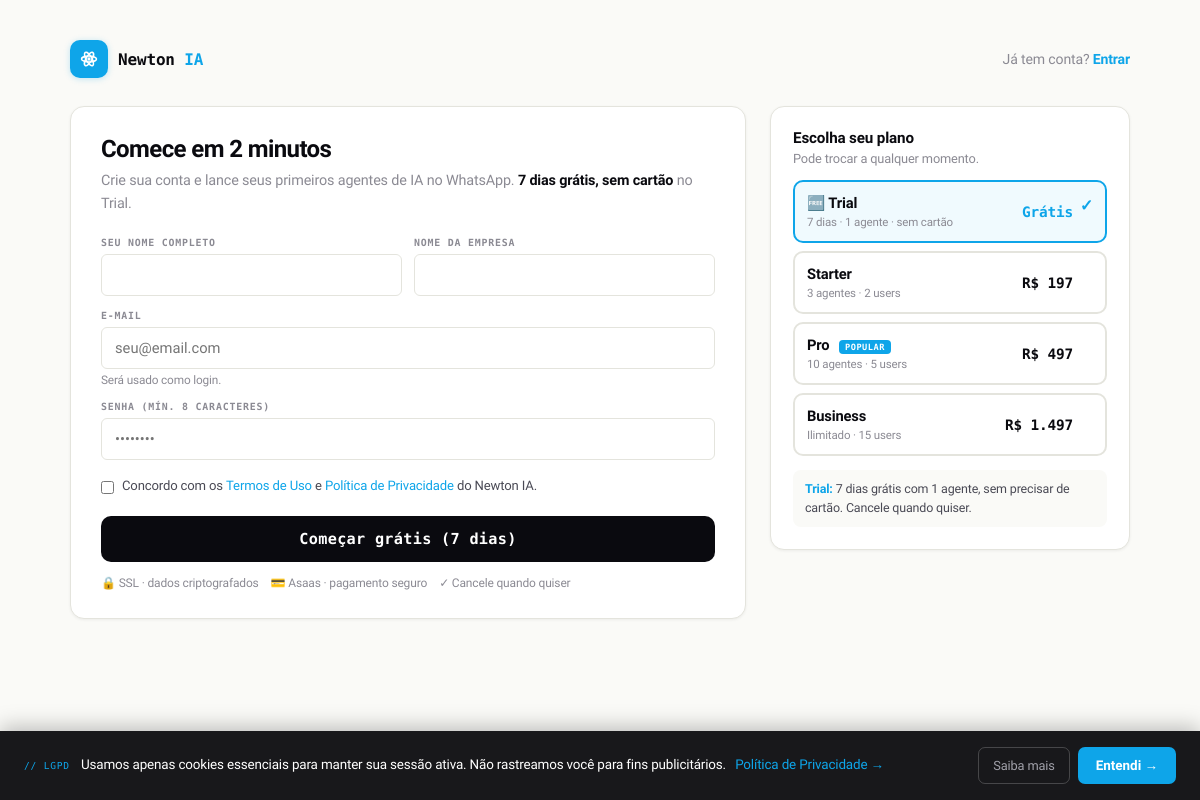
The app's page /signup.php with its own data.
### tables this page shows
CREATE TABLE IF NOT EXISTS plans (
    id INT AUTO_INCREMENT PRIMARY KEY,
    tier_code VARCHAR(20) NOT NULL DEFAULT '',
    code VARCHAR(60) NOT NULL DEFAULT '',
    name VARCHAR(80) NOT NULL DEFAULT '',
    price_cents INT NOT NULL DEFAULT 0,
    annual_price_cents INT DEFAULT 0,
    limit_dispatch_daily INT DEFAULT 0,
    limit_contacts INT DEFAULT 0,
    limit_extractor_monthly INT DEFAULT 0,
    limit_cnpj_monthly INT DEFAULT 0,
    users_limit INT DEFAULT 1,
    mail_self_limit INT DEFAULT 1,
    popular TINYINT DEFAULT 0,
    visible_public TINYINT DEFAULT 1,
    support_level VARCHAR(20) DEFAULT 'email',
    trial_days INT DEFAULT 0,
    features TEXT,
    active TINYINT DEFAULT 1,
    display_order INT DEFAULT 0,
    created_at TIMESTAMP DEFAULT CURRENT_TIMESTAMP,
    UNIQUE KEY uniq_tier (tier_code)
);

### core/plans.php (called while the page is built, shortened)
<?php
function newton_plans_init(): void
{
    static $done = false;
    if ($done) return;
    $done = true;
}
function newton_plans_list(bool $only_public = false): array
{
    $where = $only_public ? "WHERE visible_public = 1 AND active = 1 AND tier_code <> ''" : "WHERE tier_code <> ''";
    return db_all("SELECT * FROM plans $where ORDER BY display_order, id");
}
function newton_plan_by_code(string $tierCode): ?array
{
    return db_one("SELECT * FROM plans WHERE tier_code = ?", [$tierCode]);
}

### core/db.php (called while the page is built, shortened)
<?php
function db(): PDO {
    static $pdo = null;
    if ($pdo === null) {
        $dsn = 'mysql:host=' . DB_HOST . ';dbname=' . DB_NAME . ';charset=utf8mb4';
        $pdo = new PDO($dsn, DB_USER, DB_PASS, [
            PDO::ATTR_ERRMODE            => PDO::ERRMODE_EXCEPTION,
            PDO::ATTR_DEFAULT_FETCH_MODE => PDO::FETCH_ASSOC,
            PDO::ATTR_EMULATE_PREPARES   => false,
            PDO::MYSQL_ATTR_INIT_COMMAND => "SET NAMES utf8mb4 COLLATE utf8mb4_unicode_ci, time_zone = '-03:00'"
        ]);
    }
    return $pdo;
}
function db_q(string $sql, array $params = []): PDOStatement {
    $st = db()->prepare($sql);
    $st->execute($params);
    return $st;
}
function db_one(string $sql, array $params = []): ?array {
    $row = db_q($sql, $params)->fetch();
    return $row === false ? null : $row;
}
function db_all(string $sql, array $params = []): array {
    return db_q($sql, $params)->fetchAll();
}

### signup.php (the view, shortened to what this page needs)
<?php
require_once __DIR__ . '/core/plans.php';
$selected_plan  = $_GET['plan']  ?? 'trial';
$plans = newton_plans_list();
$selected        = newton_plan_by_code($selected_plan);
$displayed_plans = array_filter($plans, fn($p) => in_array($p['tier_code'], ['starter','pro','business'], true));
?>
<!DOCTYPE html>
<html lang="pt-BR">
<head>
</head>
<body>
<div class="wrap">
  <div class="top">
    <a class="brand" href="https://newtonia.digital">
      <div class="brand-icon">
      </div>
      <div class="brand-name">Newton <span class="ia">IA</span></div>
    </a>
    <div class="login-link">Já tem conta? <a href="/login.php">Entrar</a></div>
  </div>
  <div class="grid">
    <div class="form-card">
      <h1>Comece em 2 minutos</h1>
      <p class="sub">Crie sua conta e lance seus primeiros agentes de IA no WhatsApp. <strong>7 dias grátis, sem cartão</strong> no Trial.</p>
      <form method="POST" id="signup-form">
        <div class="field-row">
          <div class="field">
            <label>Seu nome completo</label>
            <input type="text" name="name" required autofocus value="<?= htmlspecialchars($_POST['name'] ?? '') ?>">
          </div>
          <div class="field">
            <label>Nome da empresa</label>
            <input type="text" name="company" required value="<?= htmlspecialchars($_POST['company'] ?? '') ?>">
          </div>
        </div>
        <div class="field">
          <label>E-mail</label>
          <input type="email" name="email" required value="<?= htmlspecialchars($_POST['email'] ?? '') ?>" placeholder="seu@email.com">
          <small>Será usado como login.</small>
        </div>
        <div class="field">
          <label>Senha (mín. 8 caracteres)</label>
          <input type="password" name="password" required minlength="8" placeholder="••••••••">
        </div>
        <label class="terms">
          <input type="checkbox" name="accept_terms" required>
          <span>Concordo com os <a href="/terms.php" target="_blank">Termos de Uso</a> e <a href="/privacy.php" target="_blank">Política de Privacidade</a> do Newton IA.</span>
        </label>
        <button type="submit" class="submit" id="submit-btn">
          <span id="submit-label">Criar conta e começar</span>
        </button>
        <div class="trust">
          <span class="item">🔒 SSL · dados criptografados</span>
          <span class="item">💳 Asaas · pagamento seguro</span>
          <span class="item">✓ Cancele quando quiser</span>
        </div>
      </form>
    </div>
    <div class="plan-picker">
      <h3>Escolha seu plano</h3>
      <p class="sub">Pode trocar a qualquer momento.</p>
      <?php $isTrial = $selected_plan === 'trial'; ?>
      <label class="plan-opt trial <?= $isTrial ? 'selected' : '' ?>" data-plan="trial">
        <div>
          <div class="pl-name">🆓 Trial</div>
          <div class="pl-meta">7 dias · 1 agente · sem cartão</div>
        </div>
        <div class="pl-price">Grátis</div>
      </label>
      <?php foreach ($displayed_plans as $p):
        $isSelected = $selected_plan === $p['tier_code'];
        $isPopular  = !empty($p['popular']);
        $agents     = (int)$p['limit_cnpj_monthly'];
        $agentsLabel = $agents >= 999 ? 'Ilimitado' : $agents . ' agente' . ($agents > 1 ? 's' : '');
        $users      = (int)$p['users_limit'];
      ?>
      <label class="plan-opt <?= $isSelected ? 'selected' : '' ?>" data-plan="<?= htmlspecialchars($p['tier_code']) ?>">
        <div style="flex:1">
          <div class="pl-name">
            <?= htmlspecialchars($p['name']) ?>
            <?php if ($isPopular): ?><span class="pl-popular">Popular</span><?php endif; ?>
          </div>
          <div class="pl-meta"><?= $agentsLabel ?> · <?= $users ?> user<?= $users > 1 ? 's' : '' ?></div>
        </div>
        <div class="pl-price">
          <span class="price-monthly" data-cents="<?= (int)$p['price_cents'] ?>">R$ <?= number_format($p['price_cents']/100, 0, ',', '.') ?></span>
        </div>
      </label>
      <?php endforeach; ?>
      <div class="picker-help" id="picker-help">
      </div>
    </div>
  </div>
</div>
<?php require_once __DIR__ . '/core/lgpd_banner.php'; ?>
</body>
</html>

### core/lgpd_banner.php (shortened to what this page needs)
<div id="lgpd-banner" style="display:none;position:fixed;bottom:0;left:0;right:0;z-index:9999;
     background:#18181b;color:#fff;padding:16px 24px;box-shadow:0 -4px 20px rgba(0,0,0,.25);
     display:flex;align-items:center;gap:16px;flex-wrap:wrap;font-family:'Geist',system-ui,sans-serif;font-size:.84rem;line-height:1.5">
  <div style="flex:1;min-width:260px">
    <span style="font-family:'Geist Mono',monospace;font-size:.6rem;color:#0ea5e9;text-transform:uppercase;letter-spacing:.08em;margin-right:8px">// LGPD</span>
    Usamos apenas cookies essenciais para manter sua sessão ativa. Não rastreamos você para fins publicitários.
    <a href="/privacy.php" style="color:#0ea5e9;text-decoration:none;margin-left:6px;white-space:nowrap">Política de Privacidade →</a>
  </div>
  <div style="display:flex;gap:8px;flex-shrink:0">
    <a href="/privacy.php" style="padding:8px 14px;border-radius:7px;border:1px solid rgba(255,255,255,.2);color:#a1a1aa;text-decoration:none;font-size:.8rem;white-space:nowrap">Saiba mais</a>
    <button onclick="lgpdAccept()" style="padding:8px 18px;border-radius:7px;background:#0ea5e9;border:none;color:#fff;font-weight:600;cursor:pointer;font-family:inherit;font-size:.84rem;white-space:nowrap">Entendi →</button>
  </div>
</div>

### records on screen
plans: name "Starter", limit_cnpj_monthly "3 agentes", users_limit "2", $p['price_cents']/100 "197"
plans: name "Pro", popular "POPULAR", limit_cnpj_monthly "10 agentes", users_limit "5", $p['price_cents']/100 "497"
plans: name "Business", limit_cnpj_monthly "Ilimitado", users_limit "15", $p['price_cents']/100 "1.497"
